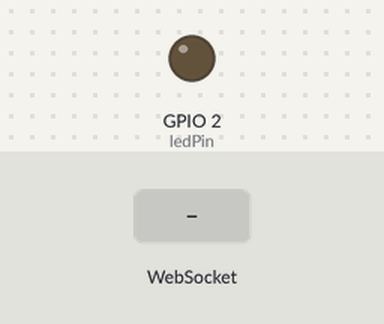
Bench run of a sketch on a simulated ESP32. Shown: output pins drawn as LEDs (lit = HIGH). The test bench sets the inputs (shaded band). WiFi joins after 1.5 s; servers stay silent unless stated; what the sketch prints to the serial monitor is not drawn.

Above: at 2.7 s.
2.8 s: WebSocket text "toggle" received
At 3.5 s:
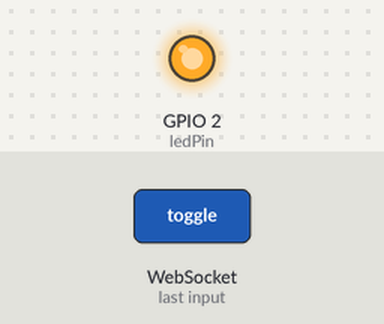
Timing chart, 0 to 5.8 s (numbered marks = the images above; inputs shaded):
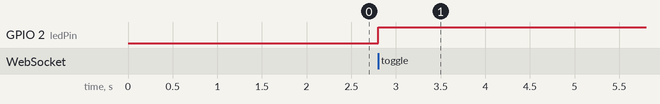

The sketch:

Webserver_and_websocket_test.ino
```cpp
#include <WiFi.h>
#include <WebServer.h>
#include <WebSocketsServer.h>

const char* ssid = "Paula e Gabriel 2G";
const char* password = "Paula492*";

const int ledPin = 2;
bool ledState = LOW;

WebServer server(80);
WebSocketsServer webSocket = WebSocketsServer(81);

const char index_html[] PROGMEM = R"rawliteral(
<!DOCTYPE html>
<html>
<head>
  <meta name="viewport" content="width=device-width, initial-scale=1">
  <title>ESP32 WebSocket</title>
  <style>
    body { font-family: Arial, sans-serif; text-align: center; margin-top: 50px; background: #f4f4f4; }
    .btn { padding: 15px 30px; font-size: 18px; color: white; border: none; border-radius: 6px; cursor: pointer; }
    .on { background-color: #28a745; }
    .off { background-color: #dc3545; }
  </style>
</head>
<body>
  <h2>Controle do LED via WebSocket</h2>
  <p>Estado Atual: <strong id="state">DESLIGADO</strong></p>
  <button id="btn" class="btn on" onclick="toggleLED()">Ligar LED</button>

  <script>
    var socket = new WebSocket('ws://' + window.location.hostname + ':81/');

    socket.onmessage = function(event) {
      var stateText = document.getElementById('state');
      var btn = document.getElementById('btn');

      if (event.data === '1') {
        stateText.innerText = 'LIGADO';
        btn.innerText = 'Desligar LED';
        btn.className = 'btn off';
      } else {
        stateText.innerText = 'DESLIGADO';
        btn.innerText = 'Ligar LED';
        btn.className = 'btn on';
      }
    };

    function toggleLED() {
      socket.send('toggle');
    }
  </script>
</body>
</html>
)rawliteral";

void webSocketEvent(uint8_t num, WStype_t type, uint8_t * payload, size_t length) {
  if (type == WStype_TEXT) {
    String message = String((char*)payload);

    if (message == "toggle") {
      ledState = !ledState;
      digitalWrite(ledPin, ledState);
      webSocket.broadcastTXT(ledState ? "1" : "0");
    }
  } else if (type == WStype_CONNECTED) {
    webSocket.sendTXT(num, ledState ? "1" : "0");
  }
}

void setup() {
  Serial.begin(115200);
  pinMode(ledPin, OUTPUT);
  digitalWrite(ledPin, ledState);

  WiFi.begin(ssid, password);
  while (WiFi.status() != WL_CONNECTED) {
    delay(500);
    Serial.print(".");
  }

  Serial.println("\nConectado ao Wi-Fi!");
  Serial.print("Acesse: http://");
  Serial.println(WiFi.localIP());

  server.on("/", []() {
    server.send(200, "text/html", index_html);
  });

  server.begin();
  webSocket.begin();
  webSocket.onEvent(webSocketEvent);
}

void loop() {
  server.handleClient();
  webSocket.loop();
}
```

Measured:
- after the input at 2.8 s, GPIO 2 (ledPin): LOW → HIGH at once
